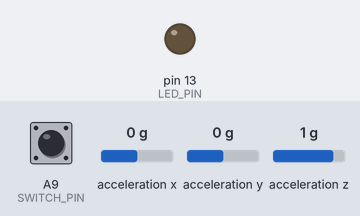
Bench run of a sketch on a simulated Teensy 3. Shown: output pins drawn as LEDs (lit = HIGH). Dashed ring = blinking. The inputs (shaded band) are chosen by the test bench; at power-on: acceleration x 0 g, A9 (SWITCH_PIN) LOW, acceleration y 0 g, acceleration z 1 g. What the sketch prints to the serial monitor is not drawn.

Above: at 1.2 s.
1.3 s: acceleration x set to -1.4 g
At 1.55 s:
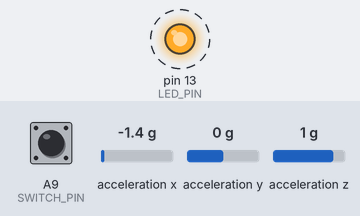
4.3 s: A9 (SWITCH_PIN) pulled HIGH for 0.15 s
At 4.3 s:
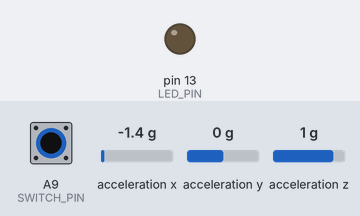
5.9 s: acceleration x set to 0 g
At 6.16 s:
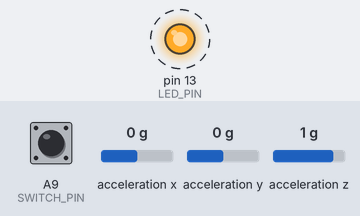
8.9 s: acceleration x set to 1.4 g
Timing chart, 0 to 11.4 s (numbered marks = the images above; inputs shaded):
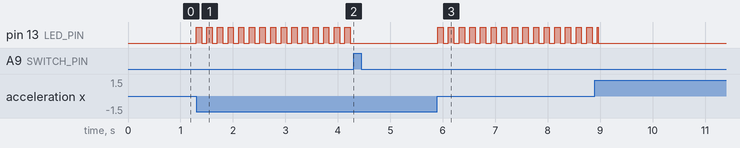

The sketch:

bow_sensor.ino
```cpp
// see: https://github.com/adafruit/Adafruit_LIS3DH
#include <Adafruit_LIS3DH.h>
#include <Adafruit_Sensor.h>
#include <i2c_t3.h>
// see: http://playground.arduino.cc/Main/runningAverage
#include "RunningAverage.h"


#define LED_PIN    13
#define SWITCH_PIN 23
#define CLICKTHRESHHOLD 80
#define DELTA      1000

boolean blinkOn = false;
uint32_t blinkDelta = 0;
uint32_t blinkInterval = 800;
uint32_t blinkNow;
uint32_t calibratedX = 0;
uint32_t calibratedY = 0;
uint32_t counter = 0;
uint8_t  btnState = LOW;

RunningAverage RA_x(100);
RunningAverage RA_y(100);
RunningAverage RA_z(100);

Adafruit_LIS3DH lis = Adafruit_LIS3DH();

void setup() {
  RA_x.clear(); RA_y.clear(); RA_z.clear();

  Serial.begin(115200);
  pinMode(SWITCH_PIN, INPUT);
  pinMode(LED_PIN, OUTPUT);

  Serial.println("start");
  if (! lis.begin(0x18)) {
    Serial.println("Couldnt start");
    while (1) {Serial.println("stall");};
  }
  Serial.println("LIS3DH found!");

  lis.setRange(LIS3DH_RANGE_4_G);   // 2, 4, 8 or 16 G!

  lis.setClick(2, CLICKTHRESHHOLD);
}

void loop() {

  lis.read();      // get X Y and Z data at once

  // print out the raw data
  // comment these out if you want to speed up loop

  //Serial.print("Tilt:  "); Serial.print(lis.x);
  //Serial.print("  \tY:  "); Serial.print(lis.y);
  //Serial.print("  \tZ:  "); Serial.print(lis.z);
  //Serial.print("  \tx_g:  "); Serial.print(lis.x_g);
  //Serial.print("  \ty_g:  "); Serial.print(lis.y_g);
  //Serial.print("  \tAcceleration:  "); Serial.print(lis.z_g);
  //Serial.print("  \tCalibrated Value:  "); Serial.println(calibratedX);
  // acceleration values are contain in lis.x_g, lis.y_g, lis.z_g...
  // Serial.print("X:  "); Serial.print(lis.x_g);
  // Serial.print("Y:  "); Serial.print(lis.y_g);
  // Serial.print("Z:  "); Serial.println(lis.z_g);

  // gathering a running average is really useful
  // add values to the array with
  RA_x.addValue(lis.x);
  RA_y.addValue(lis.y);
  RA_z.addValue(lis.z);

  if (counter == 0){
        Serial.println("\n \n \n \n \n \n \n \n \n \n \n \n \n \n \n \n \n \n \n");
        Serial.print("Tilt:  "); Serial.print(RA_x.getAverage());
        Serial.print("Straightness:  "); Serial.print(lis.y);
        Serial.print("  \tCalibrated Value of X:  "); Serial.print(calibratedY);
        Serial.print("  \tDistance From Calibration:  "); Serial.println(abs(abs(RA_x.getAverage()) - calibratedX));
  }

btnState = digitalRead(SWITCH_PIN);
  if (btnState == HIGH) {
    // do calibration here
    Serial.println("switch ON");
    calibratedX = abs(RA_x.getAverage());
    calibratedY = abs(RA_y.getAverage());
  }

// Bow Angle
  if (abs(abs(RA_x.getAverage()) - calibratedX) < DELTA) {
    digitalWrite(LED_PIN, LOW);
  }
  // this method of blinking does not slow down the loop with delay()
  else {
    blinkInterval = 100;
    blinkNow = millis();
    if ((blinkNow - blinkDelta) > blinkInterval) {
      blinkOn = !blinkOn;
      digitalWrite(LED_PIN, blinkOn);
      blinkDelta = blinkNow;
      }
    if (counter == 0) {
      if (RA_x.getAverage() < calibratedX){
        Serial.print("Bow is tilted forwards");
      }
      else {
        Serial.print("Bow is tilted backwards");
      }
    }
  }

  if (counter == 0) {
    counter = 50;
  }

  counter--;
}
```

RunningAverage.cpp
```cpp
//
//    FILE: RunningAverage.cpp
//  AUTHOR: Rob Tillaart
// VERSION: 0.2.11
//    DATE: 2015-July-10
// PURPOSE: RunningAverage library for Arduino
//
// The library stores N individual values in a circular buffer,
// to calculate the running average.
//
// HISTORY:
// 0.1.00 - 2011-01-30 initial version
// 0.1.01 - 2011-02-28 fixed missing destructor in .h
// 0.2.00 - 2012-??-?? Yuval Naveh added trimValue (found on web)
//          http://stromputer.googlecode.com/svn-history/r74/trunk/Arduino/Libraries/RunningAverage/RunningAverage.cpp
// 0.2.01 - 2012-11-21 refactored
// 0.2.02 - 2012-12-30 refactored trimValue -> fillValue
// 0.2.03 - 2013-11-31 getElement
// 0.2.04 - 2014-07-03 added memory protection
// 0.2.05 - 2014-12-16 changed float -> double
// 0.2.06 - 2015-03-07 all size uint8_t
// 0.2.07 - 2015-03-16 added getMin() and getMax() functions (Eric Mulder)
// 0.2.08 - 2015-04-10 refactored getMin() and getMax() implementation
// 0.2.09 - 2015-07-12 refactor const + constructor
// 0.2.10 - 2015-09-01 added getFastAverage() and refactored getAverage()
//                     http://forum.arduino.cc/index.php?topic=50473
// 0.2.11 - 2015-09-04 added getMaxInBuffer() getMinInBuffer() request (Antoon)
//
// Released to the public domain
//

#include "RunningAverage.h"
#include <stdlib.h>

RunningAverage::RunningAverage(const uint8_t size)
{
    _size = size;
    _ar = (double*) malloc(_size * sizeof(double));
    if (_ar == NULL) _size = 0;
    clear();
}

RunningAverage::~RunningAverage()
{
    if (_ar != NULL) free(_ar);
}

// resets all counters
void RunningAverage::clear()
{
    _cnt = 0;
    _idx = 0;
    _sum = 0.0;
    _min = NAN;
    _max = NAN;
    for (uint8_t i = 0; i < _size; i++)
    {
        _ar[i] = 0.0; // keeps addValue simpler
    }
}

// adds a new value to the data-set
void RunningAverage::addValue(const double value)
{
    if (_ar == NULL) return;  // allocation error
    _sum -= _ar[_idx];
    _ar[_idx] = value;
    _sum += _ar[_idx];
    _idx++;
    if (_idx == _size) _idx = 0;  // faster than %

    // handle min max
    if (_cnt == 0) _min = _max = value;
    else if (value < _min) _min = value;
    else if (value > _max) _max = value;

    // update count as last otherwise if( _cnt == 0) above will fail
    if (_cnt < _size) _cnt++;
}

// returns the average of the data-set added sofar
double RunningAverage::getAverage() const
{
    if (_cnt == 0) return NAN;
    double sum = 0;
    for (uint8_t i = 0; i < _cnt; i++)
    {
        sum += _ar[i];
    }
    return sum / _cnt;
}

double RunningAverage::getFastAverage() const
{
    if (_cnt == 0) return NAN;
    return _sum / _cnt;
}

// returns the max value in the buffer
double RunningAverage::GetMinInBuffer() const
{
    if (_cnt == 0) return NAN;
    double min = _ar[0];
    for (uint8_t i = 1; i < _cnt; i++)
    {
        if (min > _ar[i]) min = _ar[i];
    }
    return min;
}

double RunningAverage::GetMaxInBuffer() const
{
    if (_cnt == 0) return NAN;
    double max = _ar[0];
    for (uint8_t i = 1; i < _cnt; i++)
    {
        if (max < _ar[i]) max = _ar[i];
    }
    return max;
}

// returns the value of an element if exist, NAN otherwise
double RunningAverage::getElement(uint8_t idx) const
{
    if (idx >=_cnt ) return NAN;
    return _ar[idx];
}

// fill the average with a value
// the param number determines how often value is added (weight)
// number should preferably be between 1 and size
void RunningAverage::fillValue(const double value, const uint8_t number)
{
    clear(); // TODO conditional?  if (clr) clear();

    for (uint8_t i = 0; i < number; i++)
    {
        addValue(value);
    }
}
// END OF FILE
```

RunningAverage.h
```cpp
//
//    FILE: RunningAverage.h
//  AUTHOR: Rob dot Tillaart at gmail dot com
// VERSION: 0.2.11
//    DATE: 2015-sep-04
// PURPOSE: RunningAverage library for Arduino
//     URL: http://arduino.cc/playground/Main/RunningAverage
// HISTORY: See RunningAverage.cpp
//
// Released to the public domain
//
// backwards compatibility
// clr()   clear()
// add(x)  addValue(x)
// avg()   getAverage()

#ifndef RunningAverage_h
#define RunningAverage_h

#define RUNNINGAVERAGE_LIB_VERSION "0.2.11"

#include "Arduino.h"

class RunningAverage
{
public:
    RunningAverage(void);
    explicit RunningAverage(const uint8_t);
    ~RunningAverage();

    void clear();
    void addValue(const double);
    void fillValue(const double, const uint8_t);

    double getAverage() const;      // does iterate over all elements.
    double getFastAverage() const;  // reuses previous values.

    // returns min/max added to the data-set since last clear
    double getMin() const { return _min; };
    double getMax() const { return _max; };

    // returns min/max from the values in the internal buffer
    double GetMinInBuffer() const;
    double GetMaxInBuffer() const;

    double getElement(uint8_t idx) const;

    uint8_t getSize() const { return _size; }
    uint8_t getCount() const { return _cnt; }

protected:
    uint8_t _size;
    uint8_t _cnt;
    uint8_t _idx;
    double _sum;
    double * _ar;
    double _min;
    double _max;
};

#endif
// END OF FILE
```

Measured:
- after the input at 1.3 s, pin 13 (LED_PIN): alternates HIGH for 0.10 s and LOW for 0.10 s, starting at once
- after the input at 4.3 s, pin 13 (LED_PIN): stops changing and stays LOW
- after the input at 5.9 s, pin 13 (LED_PIN): alternates HIGH for 0.10 s and LOW for 0.10 s, starting at once
